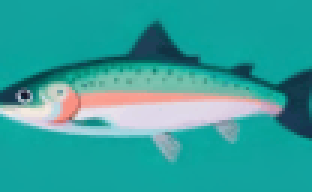
#> input picture animation/salmon.gif, 104 x 64 px (shown 3 times larger)
$ python make_colored_fish.py
#> lines starting #> are read from the running program, lines starting #| are printed output that depends on the picture; after the words box and inside, x2 and y2 are one past the last pixel; in counts of white or black regions, pixels touching at a corner belong together
"""
Genera GIFs de peces de colores a partir de salmon.gif.
Corre una sola vez: python make_colored_fish.py
"""
from PIL import Image
import os

SRC = 'animation/salmon.gif'

COLORS = {
    'red':    (230,  80,  80),
    'orange': (255, 160,  50),
    'yellow': (255, 220,  60),
    'green':  ( 80, 200, 100),
    'blue':   ( 80, 160, 255),
    'purple': (190, 100, 200),
    'golden': (255, 215,   0),
}

def tint_frame(frame_rgba, tint_rgb):
    """Applies a color tint to an RGBA PIL image preserving alpha."""
    r, g, b, a = frame_rgba.split()
    tr, tg, tb = [c / 255.0 for c in tint_rgb]
    r = r.point(lambda x: int(x * tr))
    g = g.point(lambda x: int(x * tg))
    b = b.point(lambda x: int(x * tb))
    return Image.merge('RGBA', (r, g, b, a))

src = Image.open(SRC)
#> src is the input picture: PIL image 104x64 P; mean R, G, B 51.9, 161.2, 157.1
n_frames = getattr(src, 'n_frames', 1)
#> n_frames = 7

# Detect background color from first frame top-left pixel
src.seek(0)
first = src.convert('RGBA')
bg_color = first.getpixel((0, 0))[:3]
#> bg_color = (18, 162, 157)

def remove_bg(img_rgba, bg, threshold=40):
    pixels = list(img_rgba.getdata())
    new_pixels = []
    br, bg_r, bb = bg
    for px in pixels:
        r, g, b, a = px
        if abs(r - br) < threshold and abs(g - bg_r) < threshold and abs(b - bb) < threshold:
            new_pixels.append((r, g, b, 0))
        else:
            new_pixels.append(px)
    result = img_rgba.copy()
    result.putdata(new_pixels)
    return result

for name, tint in COLORS.items():
    frames = []
    durations = []
    for i in range(n_frames):
        src.seek(i)
        frame = src.convert('RGBA')
        frame = remove_bg(frame, bg_color)
        frame = tint_frame(frame, tint)
        frames.append(frame)
        try:
            durations.append(src.info.get('duration', 80))
        except Exception:
            durations.append(80)

    out_path = f'animation/fish_{name}.gif'
    frames[0].save(
        out_path,
        save_all=True,
        append_images=frames[1:],
        loop=0,
        duration=durations,
        disposal=2,
    )
    print(f'Guardado: {out_path}')
#> this loop made 7 passes
#> out_path on passes 1 to 7: 'animation/fish_red.gif', 'animation/fish_orange.gif', 'animation/fish_yellow.gif', 'animation/fish_green.gif', 'animation/fish_blue.gif', 'animation/fish_purple.gif', 'animation/fish_golden.gif'
#| Guardado: animation/fish_red.gif
#| Guardado: animation/fish_orange.gif
#| Guardado: animation/fish_yellow.gif
#| Guardado: animation/fish_green.gif
#| Guardado: animation/fish_blue.gif
#| Guardado: animation/fish_purple.gif
#| Guardado: animation/fish_golden.gif
#> pass 1, in tint_frame, `r, g, b, a = frame_rgba.split()`:
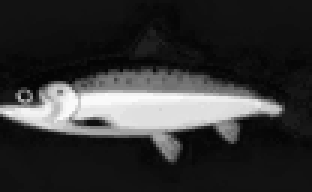
#> r: PIL image 104x64 L (shown 3 times larger); min 4, max 250, mean 51.9
#> pass 1, in tint_frame, `r, g, b, a = frame_rgba.split()`:
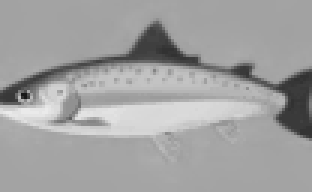
#> g: PIL image 104x64 L (shown 3 times larger); min 25, max 234, mean 161.2
#> pass 1, in tint_frame, `r, g, b, a = frame_rgba.split()`:
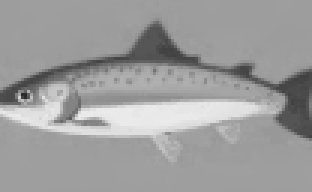
#> b: PIL image 104x64 L (shown 3 times larger); min 43, max 234, mean 157.1
#> pass 1, in tint_frame, `r, g, b, a = frame_rgba.split()`:
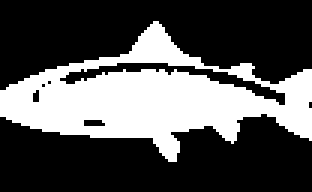
#> a: PIL image 104x64 L (shown 3 times larger); 32.8% white; 1 white region, box (x1, y1, x2, y2) and area: (0, 7, 104, 54) 2181
#> after the loop:
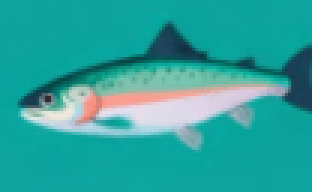
#> src: PIL image 104x64 RGB (shown 3 times larger); mean R, G, B 45.2, 162.1, 157.7

print('Listo.')
